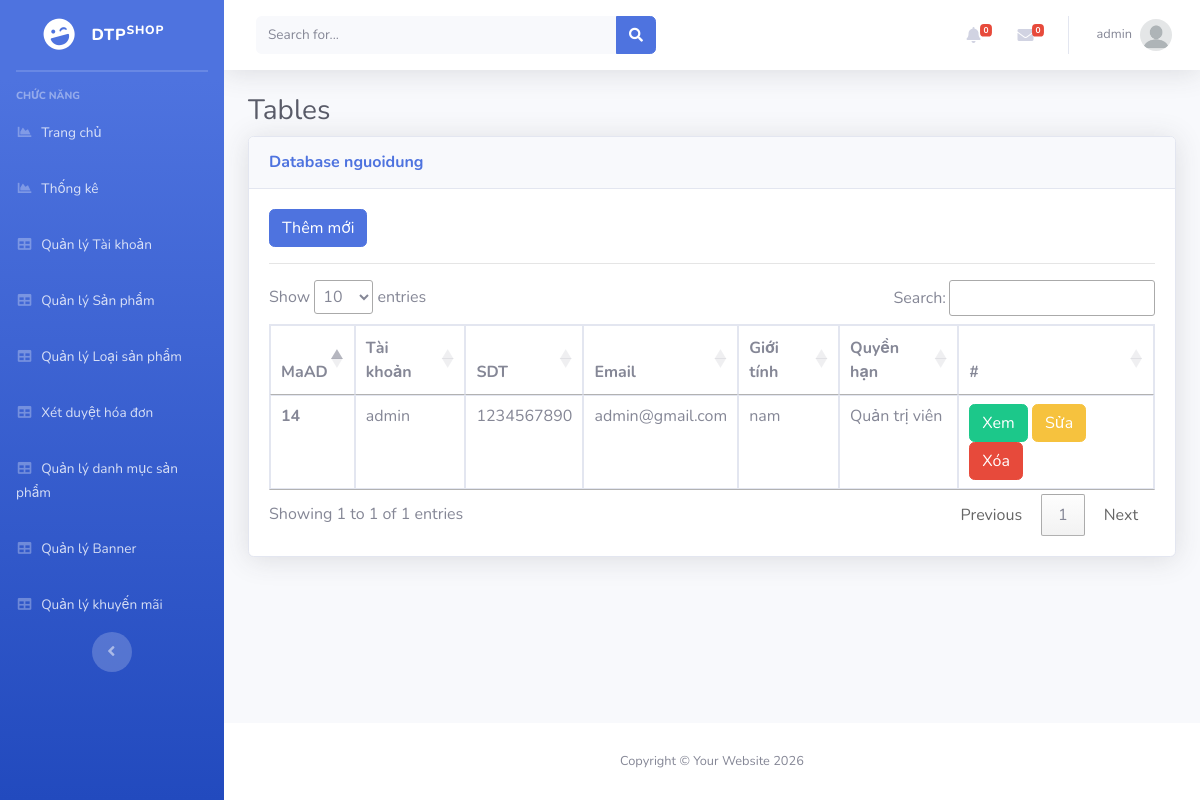
Screenshot of /Admin/index.php?mod=nguoidung (signed in) with the database file from the repository.
### tables this page shows
CREATE TABLE `nguoidung` (
  `MaND` int(11) NOT NULL,
  `Ho` varchar(20) NOT NULL,
  `Ten` varchar(20) NOT NULL,
  `GioiTinh` varchar(10) NOT NULL,
  `SDT` varchar(20) DEFAULT NULL,
  `Email` varchar(50) NOT NULL,
  `DiaChi` varchar(200) NOT NULL,
  `TaiKhoan` varchar(100) NOT NULL,
  `MatKhau` varchar(100) NOT NULL,
  `MaQuyen` int(11) NOT NULL,
  `TrangThai` int(11) NOT NULL
);

### Admin/MVC/controllers/NguoiDungController.php (called while the page is built, shortened)
<?php
class NguoiDungController
{
    var $nguoidung_model;
    public function __construct()
    {
        $this->nguoidung_model = new nguoidung();
    }
    public function list()
    {
        $data = $this->nguoidung_model->All();
        require_once("MVC/Views/Admin/index.php");
    }
}

### Admin/MVC/Models/connection.php (called while the page is built, shortened)
<?php
    class Connection{
        function __construct()
        {
            $severname ="localhost";
            $username ="root";
            $password ="";
            $db_name ="shopphone";
            $this->conn = new mysqli($severname,$username,$password,$db_name);
        }
    }
?>

### Admin/MVC/Models/model.php (called while the page is built, shortened)
<?php
require_once("connection.php");
class Model
{
    var $table;
    var $contens;
    function __construct()
    {
        $conn_obj = new Connection();
        $this->conn = $conn_obj->conn;
    }
    function All()
    {
        $query = "select * from $this->table ORDER BY $this->contens DESC ";
        require("result.php");
        return $data;
    }
}

### Admin/MVC/Models/result.php (called while the page is built)
<?php
$result = $this->conn->query($query);
$data = array();
while ($row = $result->fetch_assoc()) {
    $data[] = $row;
}
?>

### Admin/MVC/Views/nguoidung/list.php (the view, shortened to what this page needs)
<?php if (isset($_SESSION['isLogin_Admin']) && $_SESSION['isLogin_Admin'] == true) { ?>
<a href="?mod=nguoidung&act=add" type="button" class="btn btn-primary">Thêm mới</a>
<?php } ?>
<hr>
<table class="table table-bordered" id="dataTable" width="100%" cellspacing="0">
  <thead>
    <tr>
      <th scope="col">MaAD</th>
      <th scope="col">Tài khoản</th>
      <th scope="col">SDT</th>
      <th scope="col">Email</th>
      <th scope="col">Giới tính</th>
      <th scope="col">Quyền hạn</th>
      <th>#</th>
    </tr>
  </thead>
  <tbody>
    <?php foreach ($data as $row) { ?>
      <tr>
        <th scope="row"><?= $row['MaND'] ?></th>
        <td><?= $row['TaiKhoan'] ?></td>
        <td><?= $row['SDT'] ?></td>
        <td><?= $row['Email'] ?></td>
        <td><?= $row['GioiTinh'] ?></td>
        <td>
          <?php
          if ($row['MaQuyen'] == 2) {
            echo 'Quản trị viên';
          } else {
            if ($row['MaQuyen'] == 1) {
              echo 'Khách hàng';
            } else {
              echo 'Nhân viên';
            }
          }
          ?>
        </td>
        <td>
          <a href="?mod=nguoidung&act=detail&id=<?= $row['MaND'] ?>" type="button" class="btn btn-success">Xem</a>
          <?php if (isset($_SESSION['isLogin_Admin']) && $_SESSION['isLogin_Admin'] == true) { ?>
          <a href="?mod=nguoidung&act=edit&id=<?= $row['MaND'] ?>" type="button" class="btn btn-warning">Sửa</a>
          <a href="?mod=nguoidung&act=delete&id=<?= $row['MaND'] ?>" onclick="return confirm('Bạn có thật sự muốn xóa ?');" type="button" class="btn btn-danger">Xóa</a>
          <?php }?>
        </td>
      </tr>
    <?php } ?>
  </tbody>
</table>

### rows the page displays
nguoidung: MaND "14", TaiKhoan "admin", SDT "1234567890", Email "admin@gmail.com", GioiTinh "nam", shows "Quản trị viên"

### other values shown
$_SESSION['login']['TaiKhoan'] "admin"
$mod "nguoidung"
